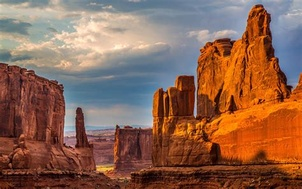
#> input picture examples/rock_canyon.jpg, 302 x 189 px, shrunk from 474 x 296 before the run, found by its file name
$ python driver.py
#> lines starting #> are read from the running program, lines starting #| are printed output that depends on the picture
import numpy as np
import matplotlib.pyplot as plt
from PIL import Image
from goph547lab00.arrays import square_ones

def main():
    print("=" * 60)
    print("GOPH 547 Lab 0B - Numpy and Matplotlib Exercises")
    print("=" * 60)

    # Part 1: Numpy Array Exercises
    print("\n" + "=" * 60)
    print("PART 1: NUMPY ARRAY EXERCISES")
    print("=" * 60)

    # 1. Create an array of ones with 3 rows and 5 columns
    ones_array = np.ones((3, 5))
    print("1. Array of ones (3x5):")
    print(ones_array)
    print(f"   Shape: {ones_array.shape}")

    # 2. Produce an array of NaN with 6 rows and 3 columns
    nan_array = np.full((6, 3), np.nan)
    print("\n2. Array of NaN (6x3):")
    print(nan_array)
    print(f"   Shape: {nan_array.shape}")

    # 3. Create a column vector of odd numbers between 44 and 75
    odd_numbers = np.arange(45, 76, 2)  # Start at 45, end at 75, step 2
    odd_vector = odd_numbers.reshape(-1, 1)  # Make it a column vector
    print("\n3. Column vector of odd numbers between 44 and 75:")
    print(odd_vector)
    print(f"   Shape: {odd_vector.shape}")
    print(f"   Values: {odd_numbers.tolist()}")

    # 4. Find the sum of the vector produced in #3
    odd_sum = np.sum(odd_numbers)
    print(f"\n4. Sum of odd numbers vector: {odd_sum}")

    # 5. Produce the array A
    A = np.array([[5, 7, 2],
                  [1, -2, 3],
                  [4, 4, 4]])
    print("\n5. Array A:")
    print(A)
    print(f"   Shape: {A.shape}")

    # 6. Using a single command, produce the identity matrix B
    B = np.eye(3)
    print("\n6. Identity matrix B (3x3):")
    print(B)

    # 7. Perform element-wise multiplication of A and B
    elementwise_mult = np.multiply(A, B)  # or A * B
    print("\n7. Element-wise multiplication of A and B:")
    print(elementwise_mult)

    # 8. Calculate the dot product (matrix multiplication) of A and B
    dot_product = np.dot(A, B)
    print("\n8. Dot product (matrix multiplication) of A and B:")
    print(dot_product)
    print("   Note: A * I = A, so this should equal A")

    # 9. Calculate the cross product of A and B
    # For 3x3 matrices, cross product is typically for vectors
    # We'll compute cross product of first rows as example
    cross_product = np.cross(A[0], B[0])
    print("\n9. Cross product of first rows of A and B:")
    print(f"   Cross(A[0], B[0]) = {cross_product}")

    # Part 2: Matplotlib Visualization Exercises
    print("\n" + "=" * 60)
    print("PART 2: MATPLOTLIB VISUALIZATION EXERCISES")
    print("=" * 60)

    try:
        # 10. Load the image rock_canyon.jpg
        print("\n10. Loading image 'rock_canyon.jpg'...")
        img = Image.open('examples/rock_canyon.jpg')
#> img is the input picture: PIL image 302x189 RGB; mean R, G, B 140.5, 100.4, 81.9
        img_array = np.asarray(img)

        # 11. Plot the image and get shape
        print("11. Original image:")
        print(f"    Shape: {img_array.shape}")
#|     Shape: (189, 302, 3)
        print(f"    Data type: {img_array.dtype}")
#|     Data type: uint8

        # Display original image
        plt.figure(figsize=(10, 8))
        plt.subplot(2, 2, 1)
        plt.imshow(img_array)
        plt.title('Original Image (rock_canyon.jpg)')
        plt.axis('off')

        # 12. Convert to grayscale and get shape
        print("\n12. Grayscale image:")
        gray_img = Image.open('examples/rock_canyon.jpg').convert('L')
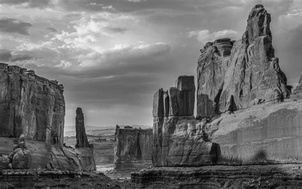
#> gray_img: PIL image 302x189 L; min 4, max 245, mean 110.3
        gray_array = np.asarray(gray_img)
        print(f"    Shape: {gray_array.shape}")
#|     Shape: (189, 302)
        print(f"    Data type: {gray_array.dtype}")
#|     Data type: uint8

        # Display grayscale image
        plt.subplot(2, 2, 2)
        plt.imshow(gray_array, cmap='gray')
        plt.title('Grayscale Image')
        plt.axis('off')

        # 13. Create smaller image of pinnacle/pillar
        print("\n13. Creating smaller image of pinnacle/pillar...")
        # Assuming the image shape is (height, width, channels)
        height, width = gray_array.shape
#> height = 189; width = 302

        # Define region for pinnacle (adjust these based on your image)
        # These are example coordinates - you'll need to adjust them
        y_start = height // 4      # Start 1/4 from top
#> y_start = 47
        y_end = 3 * height // 4    # End 3/4 down
#> y_end = 141
        x_start = width // 8       # Start 1/8 from left
#> x_start = 37
        x_end = width // 3         # End 1/3 from left
#> x_end = 100

        small_gray_image = gray_array[y_start:y_end, x_start:x_end]
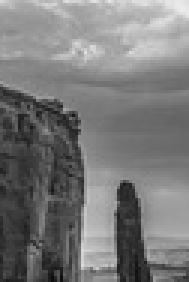
#> small_gray_image: shape (94, 63) (shown 3 times larger); min 12, max 236, mean 121.1
        print(f"    Small image shape: {small_gray_image.shape}")
#|     Small image shape: (94, 63)

        # Display small image
        plt.subplot(2, 2, 3)
        plt.imshow(small_gray_image, cmap='gray')
        plt.title('Small Pinnacle Region')
        plt.axis('off')

        # 14-16. Create RGB analysis subplot
        print("\n14-16. Creating RGB analysis plots...")

        # Calculate means
        mean_r = np.mean(img_array[:, :, 0], axis=0)  # Mean along y for R
#> mean_r = 302 values, max 187.4 at index 238, min 106.9 at index 161, mean 140.5
        mean_g = np.mean(img_array[:, :, 1], axis=0)  # Mean along y for G
#> mean_g = 302 values, max 138.3 at index 66, min 67.75 at index 267, mean 100.4
        mean_b = np.mean(img_array[:, :, 2], axis=0)  # Mean along y for B
#> mean_b = 302 values, max 132.9 at index 67, min 14.75 at index 257, mean 81.93
        mean_rgb = np.mean(img_array, axis=0).mean(axis=1)  # Mean of RGB
#> mean_rgb = 302 values, max 140.9 at index 66, min 79.19 at index 267, mean 107.6

        mean_r_y = np.mean(img_array[:, :, 0], axis=1)  # Mean along x for R
#> mean_r_y = 189 values, max 186.8 at index 45, min 68.64 at index 175, mean 140.5
        mean_g_y = np.mean(img_array[:, :, 1], axis=1)  # Mean along x for G
#> mean_g_y = 189 values, max 161.2 at index 36, min 28 at index 174, mean 100.4
        mean_b_y = np.mean(img_array[:, :, 2], axis=1)  # Mean along x for B
#> mean_b_y = 189 values, max 159 at index 0, min 16.93 at index 174, mean 81.93
        mean_rgb_y = np.mean(img_array, axis=1).mean(axis=1)  # Mean of RGB
#> mean_rgb_y = 189 values, max 163.1 at index 36, min 38.09 at index 174, mean 107.6

        # Create subplots
        plt.subplot(2, 2, 4)

        # Plot 1: x-coordinate vs color values
        plt.subplot(2, 2, 4)
        x_coords = np.arange(len(mean_r))
#> x_coords = 302 values from 0 to 301
        plt.plot(x_coords, mean_r, 'r-', label='Red channel', alpha=0.7)
        plt.plot(x_coords, mean_g, 'g-', label='Green channel', alpha=0.7)
        plt.plot(x_coords, mean_b, 'b-', label='Blue channel', alpha=0.7)
        plt.plot(x_coords, mean_rgb, 'k-', linewidth=2, label='Mean RGB', alpha=0.9)
        plt.xlabel('X-coordinate (pixels)')
        plt.ylabel('Color Value (mean along y)')
        plt.title('Horizontal Color Profile')
        plt.legend()
        plt.grid(True, alpha=0.3)

        # Adjust layout and save
        plt.tight_layout()

        # Save the figure
        output_file = 'rock_canyon_RGB_summary.png'
        plt.savefig(output_file, dpi=150, bbox_inches='tight')
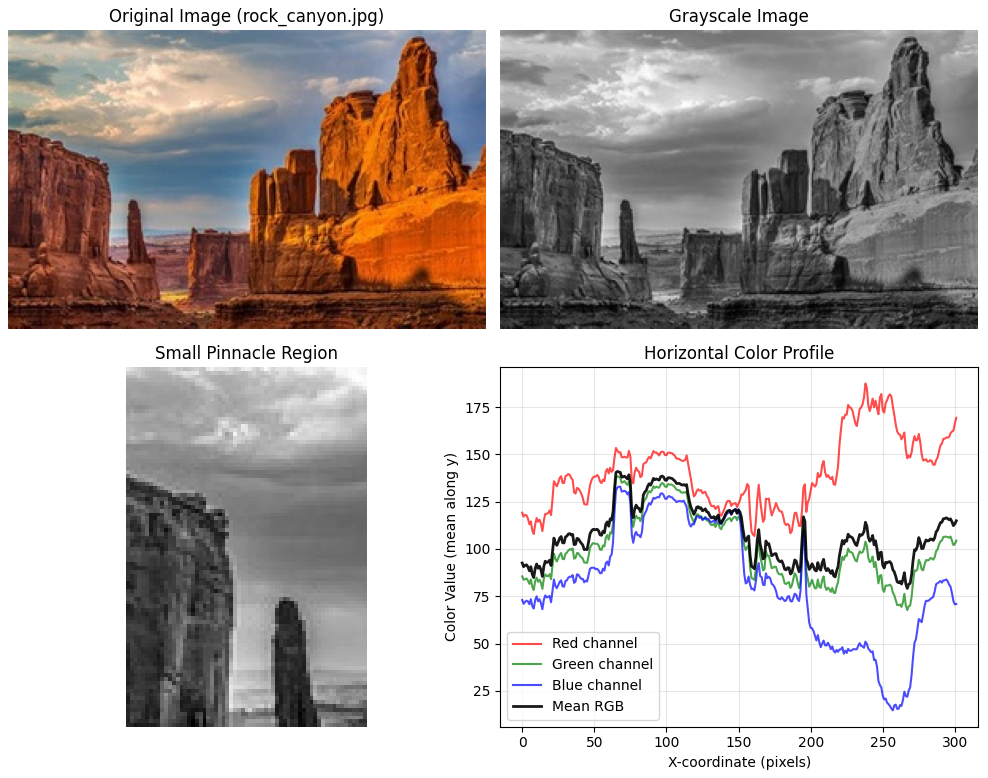
#> figure drawn by matplotlib, 4 panels; panel 4: curve peaks at x = 238, y = 187.4; panel 4: curve peaks at x = 66, y = 138.3; panel 4: curve peaks at x = 67, y = 132.9
        print(f"    Saved RGB analysis plot to: {output_file}")

        # Show all plots
        plt.show()

        print("\n" + "=" * 60)
        print("EXERCISES COMPLETED SUCCESSFULLY!")
        print("=" * 60)
        print("\nGenerated files in examples/ directory:")
        print("  - driver.py (updated)")
        print(f"  - {output_file} (RGB analysis plot)")
        print("\nCheck your directory for the output image!")

    except FileNotFoundError:
        print("\nERROR: 'rock_canyon.jpg' not found in examples/ directory!")
        print("Please download the image from D2L and place it in the examples/ folder.")
        print("Then run this script again.")
    except Exception as e:
        print(f"\nERROR: {e}")
        import traceback
        traceback.print_exc()

if __name__ == '__main__':
    main()
